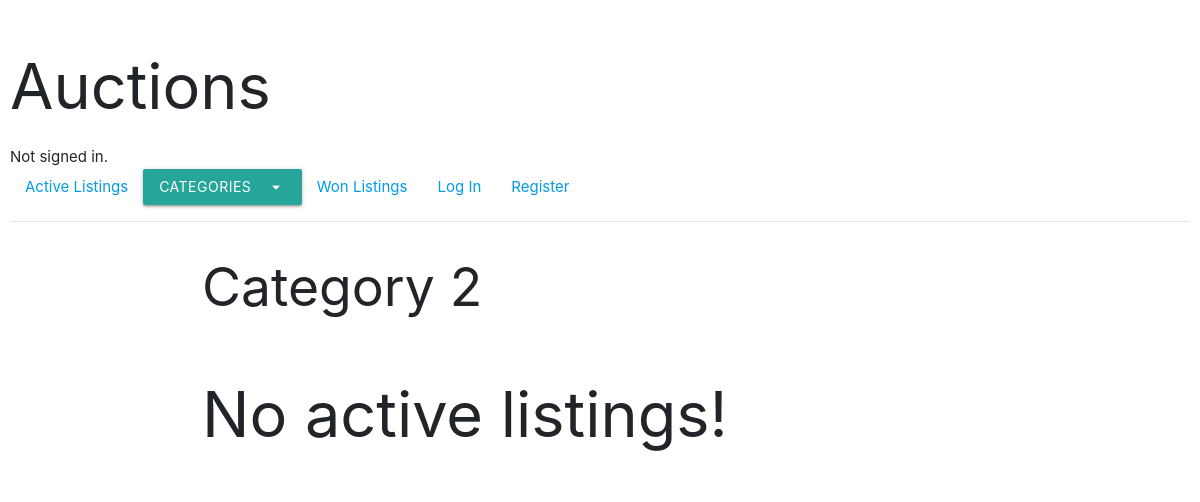
Page /category/2 on the earlier database version.
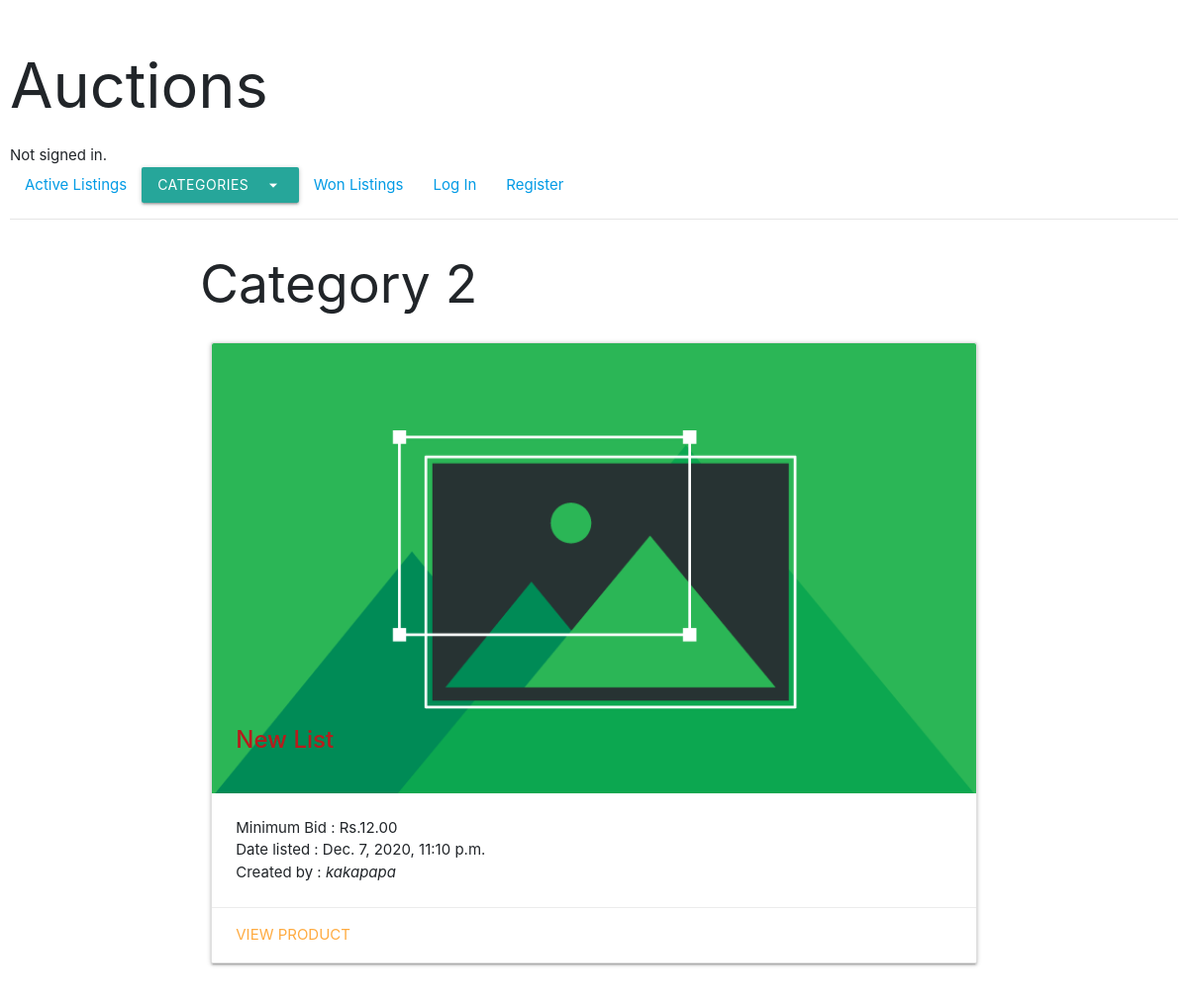
Same page on the later database version.
### auctions/models.py (models this page shows, shortened)
class Listing(models.Model):
    idx = models.AutoField(primary_key=True)
    title = models.CharField(max_length=250)
    summary = models.TextField()
    price = models.DecimalField(max_digits=10,decimal_places=2)
    listing_date = models.DateTimeField("date_listed", default=timezone.now())
    thumbnail = models.ImageField(null=True, blank=True,)
    active = models.BooleanField(default=True)
    created_by = models.ForeignKey(settings.AUTH_USER_MODEL, null=True, blank=True, on_delete=models.SET_NULL,)
    category = models.ForeignKey(CategoryList, on_delete=models.CASCADE)

class User(AbstractUser):
    pass

### auctions/views.py (the view)
# urls.py: path("category/<cat>", views.category, name="category"),
def category(request, cat):
    listings =  Listing.objects.filter(category = cat)
    return render(request,"auctions/category.html", context={"listings":listings, "cat": cat})

### auctions/templates/auctions/category.html (shortened to what this page needs)
{% extends "auctions/layout.html" %}
{% load static %}
{% block body %}
     <h2>Category {{ cat }}</h2>
    <div class="row">
  	{% for listing in listings %}
    <div class="col s12 m4">
      <div class="card">
        <div class="card-image">
          <img src="{{ listing.thumbnail.url|default_if_none:'#' }}">
          <span class="card-title activator red-text text-darken-4"><strong>{{ listing.title }}</strong></span>
        </div>
        <div class="card-content">
          <p>Minimum Bid : Rs.{{ listing.price }}<br>Date listed : {{ listing.listing_date }}<br>Created by : <em>{{ listing.created_by }}</em></p>
        </div>
        <div class="card-action">
           <a href="{% url 'item_page' listing.idx %}">View Product</a>
        </div>
      </div>
    </div>
    {% empty %}
	<h1>No active listings!</h1>
    {% endfor %}
  </div>
{% endblock %}

Differences in the rows shown:
added Listing: thumbnail (picture), title "New List", price "12.00", listing_date "Dec. 7, 2020, 11:10 p.m.", created_by "kakapapa"
Other differences:
text no longer shown: "No active listings!"
